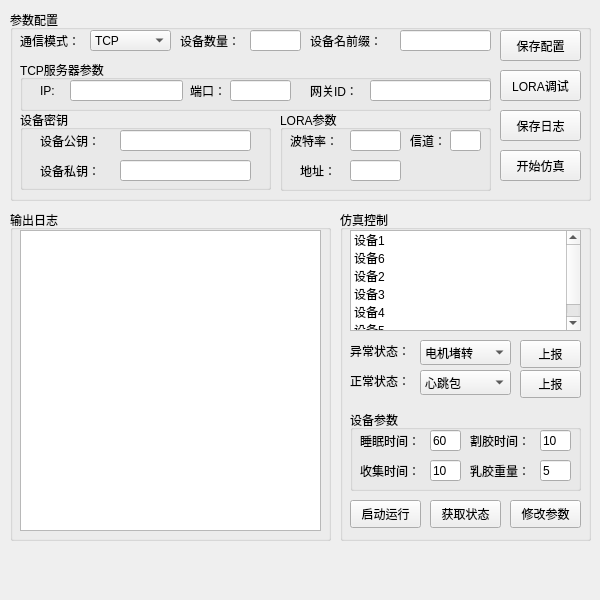
<?xml version="1.0" encoding="UTF-8"?>
<ui version="4.0">
 <class>clientPool</class>
 <widget class="QDockWidget" name="clientPool">
  <property name="geometry">
   <rect>
    <x>0</x>
    <y>0</y>
    <width>600</width>
    <height>600</height>
   </rect>
  </property>
  <property name="baseSize">
   <size>
    <width>0</width>
    <height>0</height>
   </size>
  </property>
  <property name="features">
   <set>QDockWidget::NoDockWidgetFeatures</set>
  </property>
  <property name="windowTitle">
   <string>ClientPool</string>
  </property>
  <widget class="QWidget" name="dockWidgetContents">
   <widget class="QGroupBox" name="groupBox">
    <property name="geometry">
     <rect>
      <x>10</x>
      <y>10</y>
      <width>581</width>
      <height>191</height>
     </rect>
    </property>
    <property name="title">
     <string>参数配置</string>
    </property>
    <widget class="QPushButton" name="pushButton_saveConfig">
     <property name="geometry">
      <rect>
       <x>490</x>
       <y>20</y>
       <width>81</width>
       <height>31</height>
      </rect>
     </property>
     <property name="text">
      <string>保存配置</string>
     </property>
    </widget>
    <widget class="QPushButton" name="pushButton_start">
     <property name="geometry">
      <rect>
       <x>490</x>
       <y>140</y>
       <width>81</width>
       <height>31</height>
      </rect>
     </property>
     <property name="text">
      <string>开始仿真</string>
     </property>
    </widget>
    <widget class="QLabel" name="label_3">
     <property name="geometry">
      <rect>
       <x>10</x>
       <y>20</y>
       <width>72</width>
       <height>21</height>
      </rect>
     </property>
     <property name="text">
      <string>通信模式：</string>
     </property>
    </widget>
    <widget class="QLineEdit" name="lineEdit_devNum">
     <property name="geometry">
      <rect>
       <x>240</x>
       <y>20</y>
       <width>51</width>
       <height>21</height>
      </rect>
     </property>
    </widget>
    <widget class="QComboBox" name="comboBox_comm_model">
     <property name="geometry">
      <rect>
       <x>80</x>
       <y>20</y>
       <width>81</width>
       <height>21</height>
      </rect>
     </property>
     <item>
      <property name="text">
       <string>TCP</string>
      </property>
     </item>
     <item>
      <property name="text">
       <string>LORA</string>
      </property>
     </item>
    </widget>
    <widget class="QLabel" name="label_4">
     <property name="geometry">
      <rect>
       <x>170</x>
       <y>20</y>
       <width>72</width>
       <height>21</height>
      </rect>
     </property>
     <property name="text">
      <string>设备数量：</string>
     </property>
    </widget>
    <widget class="QLabel" name="label_5">
     <property name="geometry">
      <rect>
       <x>300</x>
       <y>20</y>
       <width>91</width>
       <height>21</height>
      </rect>
     </property>
     <property name="text">
      <string>设备名前缀：</string>
     </property>
    </widget>
    <widget class="QLineEdit" name="lineEdit_startDevId">
     <property name="geometry">
      <rect>
       <x>390</x>
       <y>20</y>
       <width>91</width>
       <height>21</height>
      </rect>
     </property>
    </widget>
    <widget class="QGroupBox" name="groupBox_2">
     <property name="geometry">
      <rect>
       <x>10</x>
       <y>50</y>
       <width>471</width>
       <height>51</height>
      </rect>
     </property>
     <property name="title">
      <string>TCP服务器参数</string>
     </property>
     <widget class="QLabel" name="label">
      <property name="geometry">
       <rect>
        <x>20</x>
        <y>20</y>
        <width>41</width>
        <height>21</height>
       </rect>
      </property>
      <property name="text">
       <string>IP:</string>
      </property>
     </widget>
     <widget class="QLineEdit" name="lineEdit_serverIP">
      <property name="geometry">
       <rect>
        <x>50</x>
        <y>20</y>
        <width>113</width>
        <height>21</height>
       </rect>
      </property>
     </widget>
     <widget class="QLabel" name="label_2">
      <property name="geometry">
       <rect>
        <x>170</x>
        <y>20</y>
        <width>41</width>
        <height>21</height>
       </rect>
      </property>
      <property name="text">
       <string>端口：</string>
      </property>
     </widget>
     <widget class="QLineEdit" name="lineEdit_serverPort">
      <property name="geometry">
       <rect>
        <x>210</x>
        <y>20</y>
        <width>61</width>
        <height>21</height>
       </rect>
      </property>
     </widget>
     <widget class="QLabel" name="label_13">
      <property name="geometry">
       <rect>
        <x>290</x>
        <y>20</y>
        <width>61</width>
        <height>21</height>
       </rect>
      </property>
      <property name="text">
       <string>网关ID：</string>
      </property>
     </widget>
     <widget class="QLineEdit" name="lineEdit_gateway_id">
      <property name="geometry">
       <rect>
        <x>350</x>
        <y>20</y>
        <width>121</width>
        <height>21</height>
       </rect>
      </property>
     </widget>
    </widget>
    <widget class="QPushButton" name="pushButton_loraDebug">
     <property name="geometry">
      <rect>
       <x>490</x>
       <y>60</y>
       <width>81</width>
       <height>31</height>
      </rect>
     </property>
     <property name="text">
      <string>LORA调试</string>
     </property>
    </widget>
    <widget class="QGroupBox" name="groupBox_3">
     <property name="geometry">
      <rect>
       <x>270</x>
       <y>100</y>
       <width>211</width>
       <height>81</height>
      </rect>
     </property>
     <property name="title">
      <string>LORA参数</string>
     </property>
     <widget class="QLabel" name="label_6">
      <property name="geometry">
       <rect>
        <x>10</x>
        <y>20</y>
        <width>61</width>
        <height>21</height>
       </rect>
      </property>
      <property name="text">
       <string>波特率：</string>
      </property>
     </widget>
     <widget class="QLabel" name="label_7">
      <property name="geometry">
       <rect>
        <x>20</x>
        <y>50</y>
        <width>51</width>
        <height>21</height>
       </rect>
      </property>
      <property name="text">
       <string>地址：</string>
      </property>
     </widget>
     <widget class="QLineEdit" name="lineEdit_Addr">
      <property name="geometry">
       <rect>
        <x>70</x>
        <y>50</y>
        <width>51</width>
        <height>21</height>
       </rect>
      </property>
     </widget>
     <widget class="QLabel" name="label_8">
      <property name="geometry">
       <rect>
        <x>130</x>
        <y>20</y>
        <width>51</width>
        <height>21</height>
       </rect>
      </property>
      <property name="text">
       <string>信道：</string>
      </property>
     </widget>
     <widget class="QLineEdit" name="lineEdit_channel">
      <property name="geometry">
       <rect>
        <x>170</x>
        <y>20</y>
        <width>31</width>
        <height>21</height>
       </rect>
      </property>
     </widget>
     <widget class="QLineEdit" name="lineEdit_BaudRate">
      <property name="geometry">
       <rect>
        <x>70</x>
        <y>20</y>
        <width>51</width>
        <height>21</height>
       </rect>
      </property>
     </widget>
    </widget>
    <widget class="QGroupBox" name="groupBox_8">
     <property name="geometry">
      <rect>
       <x>10</x>
       <y>100</y>
       <width>251</width>
       <height>80</height>
      </rect>
     </property>
     <property name="title">
      <string>设备密钥</string>
     </property>
     <widget class="QLabel" name="label_14">
      <property name="geometry">
       <rect>
        <x>20</x>
        <y>20</y>
        <width>71</width>
        <height>21</height>
       </rect>
      </property>
      <property name="text">
       <string>设备公钥：</string>
      </property>
     </widget>
     <widget class="QLineEdit" name="lineEdit_pubkey">
      <property name="geometry">
       <rect>
        <x>100</x>
        <y>20</y>
        <width>131</width>
        <height>21</height>
       </rect>
      </property>
     </widget>
     <widget class="QLabel" name="label_15">
      <property name="geometry">
       <rect>
        <x>20</x>
        <y>50</y>
        <width>71</width>
        <height>21</height>
       </rect>
      </property>
      <property name="text">
       <string>设备私钥：</string>
      </property>
     </widget>
     <widget class="QLineEdit" name="lineEdit_prikey">
      <property name="geometry">
       <rect>
        <x>100</x>
        <y>50</y>
        <width>131</width>
        <height>21</height>
       </rect>
      </property>
     </widget>
    </widget>
    <widget class="QPushButton" name="pushButton_loraDebug_2">
     <property name="geometry">
      <rect>
       <x>490</x>
       <y>100</y>
       <width>81</width>
       <height>31</height>
      </rect>
     </property>
     <property name="text">
      <string>保存日志</string>
     </property>
    </widget>
   </widget>
   <widget class="QGroupBox" name="groupBox_6">
    <property name="geometry">
     <rect>
      <x>10</x>
      <y>210</y>
      <width>321</width>
      <height>331</height>
     </rect>
    </property>
    <property name="title">
     <string>输出日志</string>
    </property>
    <widget class="QTextEdit" name="textEdit_log">
     <property name="geometry">
      <rect>
       <x>10</x>
       <y>20</y>
       <width>301</width>
       <height>301</height>
      </rect>
     </property>
     <property name="readOnly">
      <bool>true</bool>
     </property>
    </widget>
   </widget>
   <widget class="QGroupBox" name="groupBox_4">
    <property name="geometry">
     <rect>
      <x>340</x>
      <y>210</y>
      <width>251</width>
      <height>331</height>
     </rect>
    </property>
    <property name="title">
     <string>仿真控制</string>
    </property>
    <widget class="QListWidget" name="listWidget_dev">
     <property name="geometry">
      <rect>
       <x>10</x>
       <y>20</y>
       <width>231</width>
       <height>101</height>
      </rect>
     </property>
     <item>
      <property name="text">
       <string>设备1</string>
      </property>
     </item>
     <item>
      <property name="text">
       <string>设备6</string>
      </property>
     </item>
     <item>
      <property name="text">
       <string>设备2</string>
      </property>
     </item>
     <item>
      <property name="text">
       <string>设备3</string>
      </property>
     </item>
     <item>
      <property name="text">
       <string>设备4</string>
      </property>
     </item>
     <item>
      <property name="text">
       <string>设备5</string>
      </property>
     </item>
    </widget>
    <widget class="QGroupBox" name="groupBox_7">
     <property name="geometry">
      <rect>
       <x>10</x>
       <y>200</y>
       <width>231</width>
       <height>81</height>
      </rect>
     </property>
     <property name="title">
      <string>设备参数</string>
     </property>
     <widget class="QLabel" name="label_10">
      <property name="geometry">
       <rect>
        <x>10</x>
        <y>20</y>
        <width>72</width>
        <height>21</height>
       </rect>
      </property>
      <property name="text">
       <string>睡眠时间：</string>
      </property>
     </widget>
     <widget class="QLineEdit" name="lineEdit_sleepTime">
      <property name="geometry">
       <rect>
        <x>80</x>
        <y>20</y>
        <width>31</width>
        <height>21</height>
       </rect>
      </property>
      <property name="text">
       <string>60</string>
      </property>
     </widget>
     <widget class="QLabel" name="label_11">
      <property name="geometry">
       <rect>
        <x>10</x>
        <y>50</y>
        <width>72</width>
        <height>21</height>
       </rect>
      </property>
      <property name="text">
       <string>收集时间：</string>
      </property>
     </widget>
     <widget class="QLineEdit" name="lineEdit_collectTime">
      <property name="geometry">
       <rect>
        <x>80</x>
        <y>50</y>
        <width>31</width>
        <height>21</height>
       </rect>
      </property>
      <property name="text">
       <string>10</string>
      </property>
     </widget>
     <widget class="QLabel" name="label_12">
      <property name="geometry">
       <rect>
        <x>120</x>
        <y>20</y>
        <width>72</width>
        <height>21</height>
       </rect>
      </property>
      <property name="text">
       <string>割胶时间：</string>
      </property>
     </widget>
     <widget class="QLineEdit" name="lineEdit_waitTime">
      <property name="geometry">
       <rect>
        <x>190</x>
        <y>20</y>
        <width>31</width>
        <height>21</height>
       </rect>
      </property>
      <property name="text">
       <string>10</string>
      </property>
     </widget>
     <widget class="QLabel" name="label_16">
      <property name="geometry">
       <rect>
        <x>120</x>
        <y>50</y>
        <width>71</width>
        <height>21</height>
       </rect>
      </property>
      <property name="text">
       <string>乳胶重量：</string>
      </property>
     </widget>
     <widget class="QLineEdit" name="lineEdit_glueWeight">
      <property name="geometry">
       <rect>
        <x>190</x>
        <y>50</y>
        <width>31</width>
        <height>21</height>
       </rect>
      </property>
      <property name="text">
       <string>5</string>
      </property>
     </widget>
    </widget>
    <widget class="QLabel" name="label_9">
     <property name="geometry">
      <rect>
       <x>10</x>
       <y>130</y>
       <width>72</width>
       <height>21</height>
      </rect>
     </property>
     <property name="text">
      <string>异常状态：</string>
     </property>
    </widget>
    <widget class="QComboBox" name="comboBox_condition">
     <property name="geometry">
      <rect>
       <x>80</x>
       <y>130</y>
       <width>91</width>
       <height>25</height>
      </rect>
     </property>
     <item>
      <property name="text">
       <string>电机堵转</string>
      </property>
     </item>
     <item>
      <property name="text">
       <string>低电量</string>
      </property>
     </item>
     <item>
      <property name="text">
       <string>离树报警</string>
      </property>
     </item>
    </widget>
    <widget class="QPushButton" name="pushButton_sendErrorStatus">
     <property name="geometry">
      <rect>
       <x>180</x>
       <y>130</y>
       <width>61</width>
       <height>28</height>
      </rect>
     </property>
     <property name="text">
      <string>上报</string>
     </property>
    </widget>
    <widget class="QPushButton" name="pushButton_status">
     <property name="geometry">
      <rect>
       <x>90</x>
       <y>290</y>
       <width>71</width>
       <height>28</height>
      </rect>
     </property>
     <property name="text">
      <string>获取状态</string>
     </property>
    </widget>
    <widget class="QPushButton" name="pushButton_devStart">
     <property name="geometry">
      <rect>
       <x>10</x>
       <y>290</y>
       <width>71</width>
       <height>28</height>
      </rect>
     </property>
     <property name="text">
      <string>启动运行</string>
     </property>
    </widget>
    <widget class="QLabel" name="label_17">
     <property name="geometry">
      <rect>
       <x>10</x>
       <y>160</y>
       <width>72</width>
       <height>21</height>
      </rect>
     </property>
     <property name="text">
      <string>正常状态：</string>
     </property>
    </widget>
    <widget class="QComboBox" name="comboBox_condition_2">
     <property name="geometry">
      <rect>
       <x>80</x>
       <y>160</y>
       <width>91</width>
       <height>25</height>
      </rect>
     </property>
     <item>
      <property name="text">
       <string>心跳包</string>
      </property>
     </item>
     <item>
      <property name="text">
       <string>乳胶重量</string>
      </property>
     </item>
     <item>
      <property name="text">
       <string>经纬度信息</string>
      </property>
     </item>
     <item>
      <property name="text">
       <string>运行状态</string>
      </property>
     </item>
     <item>
      <property name="text">
       <string>入网请求</string>
      </property>
     </item>
    </widget>
    <widget class="QPushButton" name="pushButton_send_status">
     <property name="geometry">
      <rect>
       <x>180</x>
       <y>160</y>
       <width>61</width>
       <height>28</height>
      </rect>
     </property>
     <property name="text">
      <string>上报</string>
     </property>
    </widget>
    <widget class="QPushButton" name="pushButton_setParam">
     <property name="geometry">
      <rect>
       <x>170</x>
       <y>290</y>
       <width>71</width>
       <height>28</height>
      </rect>
     </property>
     <property name="text">
      <string>修改参数</string>
     </property>
    </widget>
   </widget>
  </widget>
 </widget>
 <resources/>
 <connections/>
</ui>
